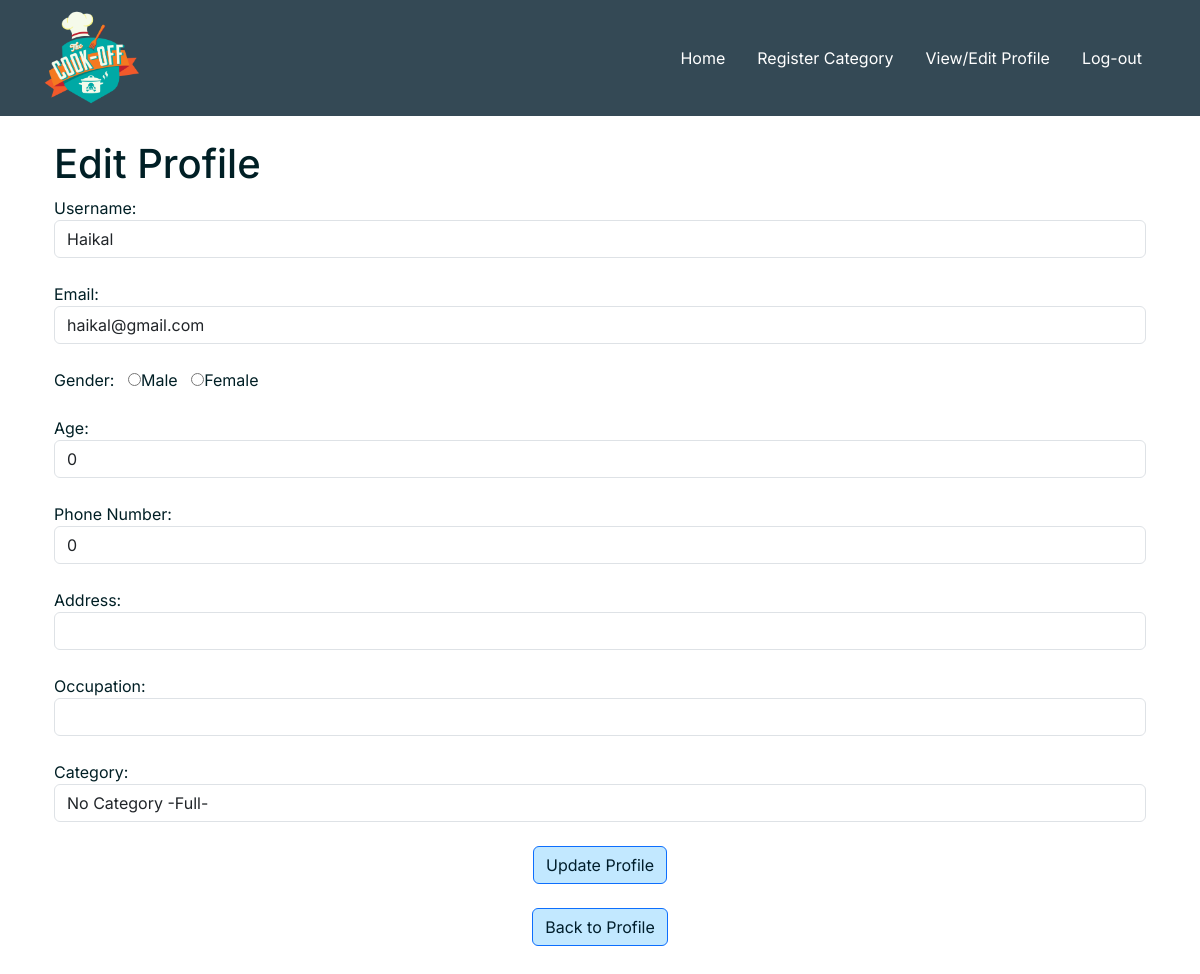
Screenshot of /src/editprofile.php (signed in) with the database file from the repository.
### tables this page shows
CREATE TABLE IF NOT EXISTS `table1` (
  `id_User` int NOT NULL AUTO_INCREMENT,
  `Username` varchar(255) NOT NULL,
  `Password` varchar(255) NOT NULL,
  `Email` varchar(255) NOT NULL,
  `Role` varchar(255) NOT NULL,
  `id_Category` int NOT NULL,
  `age` int DEFAULT NULL,
  `phone` bigint DEFAULT NULL,
  `address` varchar(200) DEFAULT NULL,
  `occupation` varchar(100) DEFAULT NULL,
  `gender` varchar(50) DEFAULT NULL,
  PRIMARY KEY (`id_User`),
  KEY `id_Category` (`id_Category`)
);

### src/editprofile.php (the view, shortened to what this page needs)
<!DOCTYPE html>
<html>
<head>
    <link href="https://cdn.jsdelivr.net/npm/bootstrap@5.3.0-alpha3/dist/css/bootstrap.min.css" rel="stylesheet"
 />
    <link rel="stylesheet" href="styles.css" />
</head>
<body>
    <?php
        $conn = mysqli_connect("localhost", "root", "", "database1");
        $username = $_SESSION['username'];
        $sql = "SELECT * FROM table1 WHERE username='$username'";
        $sql2 = "SELECT * FROM category1";
        $result = mysqli_query($conn, $sql);
        $result2 = mysqli_query($conn, $sql2);
        $row = mysqli_fetch_assoc($result);
        $username_val = $row['Username'];
        $Email_val = $row['Email'];
        $gender_val = $row['gender'];
        $age_val = $row['age'];
        $address_val = $row['address'];
        $occupation_val = $row['occupation'];
        $phone_val = $row['phone'];
    ?>
    <?php include 'header.php'; ?>
    <div class="container p-4">
        <h1>Edit Profile</h1>
        <form method="post" action="editprofile.php">
            <label>Username:</label>
            <input class="form-control" type="text" value="<?php echo $username_val ?>" readonly><br>
            <label>Email:</label>
            <input class="form-control" type="Email" name="Email" value="<?php echo $Email_val ?>" required><br>
            <label>Gender:</label> &nbsp
            <input type="radio" name="gender" value="Male" <?php if ($gender_val == 'Male') echo 'checked';?> required >Male &nbsp
            <input type="radio" name="gender" value="Female" <?php if ($gender_val == 'Female') echo 'checked';?> required >Female<br><br>
            <label>Age:</label>
            <input class="form-control" type="number" name="age" value="<?php echo $age_val ?>" required><br>
            <label>Phone Number:</label>
            <input class="form-control" type="number" name="phone" value="<?php echo $phone_val ?>"><br>
            <label>Address:</label>
            <input class="form-control" type="text" name="address" value="<?php echo $address_val ?>"><br>
            <label>Occupation:</label>
            <input class="form-control" type="text" name="occupation" value="<?php echo $occupation_val ?>"><br>
            <label>Category:</label>
            <select class="form-control" name="category">
                <?php
                if (mysqli_num_rows($result2) > 0) {
                    while ($table = mysqli_fetch_array($result2, MYSQLI_NUM)) {
                        $id = $table[0];
                        $Name = $table[1];
                        $Quota = $table[2];
                        $sql_count = "SELECT * FROM table1 WHERE id_Category = $id ";
                        $count = mysqli_num_rows(mysqli_query($conn, $sql_count));
                        $full = $count>=$Quota ? '-Full-' : '';
                        $disabled = $count>=$Quota ? 'disabled' : '';
                        $selected = $id==$row['id_Category'] ? 'selected' : '';
                        echo "<option value='$id'  $disabled $selected>$Name $full</option>";
                    }
                }
                ?>
            </select><br>
            <div class="col d-flex justify-content-center">
                <input class="btn btn-primary" type="submit" name="submit" value="Update Profile">
            </div>
        </form>
        <form method="get" action="main3.php">
            <div class="mb-3 p-4 text-center">
                <button type="submit" class="btn btn-primary">Back to Profile</button>
            </div>
        </form>
    </div>
</body>
</html>

### src/styles.css (style rules this page uses)
* { font-family: 'Inter',sans-serif; }
body { background-color: #ffffff; color:#001f25; }
.btn-primary { background-color: #c2e8ff; color:#001e2c; }

### rows the page displays
table1: Username "Haikal", Email "haikal@gmail.com", age "0", phone "0"

### other values shown
form field category "No Category -Full-"
